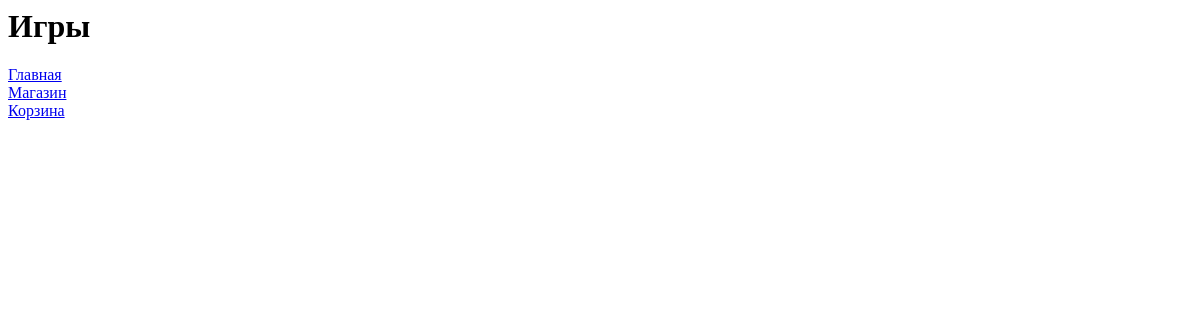
The app's page /platform/games/, older data.
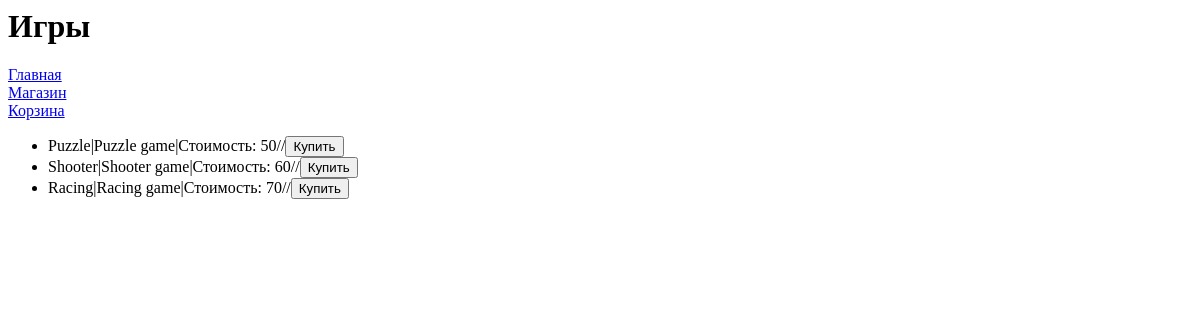
The same page, newer data.
### task1/models.py (models this page shows, shortened)
class Game(models.Model):
    title = models.CharField(max_length=100)
    cost = models.IntegerField()
    size = models.DecimalField(max_digits=10, decimal_places=2)  # Изменено на 10
    description = models.TextField()
    age_limited = models.BooleanField(default=False)
    buyer = models.ManyToManyField(Buyer)

### task1/views.py (the view)
# urls.py: path('platform/games/', games_temp.as_view()),
class games_temp(TemplateView):
    template_name = 'games.html'
    def get_context_data(self, **kwargs):
        games = Game.objects.all()
        context = super().get_context_data(**kwargs)
        context['main_title'] = 'Игры'
        context['main'] = 'Главная'
        context['shop'] = 'Магазин'
        context['cart'] = 'Корзина'
        context['games'] = games
        return context

### templates/games.html (shortened to what this page needs)
{% extends 'menu.html' %}
{% block content %}
<ul>
{% for games in games %}
    <li>{{ games.title }}|{{ games.description }}|Стоимость: {{ games.cost}}//<button>Купить</button></li>
{% endfor %}
</ul>
{% endblock content %}

### templates/menu.html (shortened to what this page needs)
<html lang="en">
<head>
</head>
<body>
{% block pagename %}
<h1>{{ main_title }}</h1>
{% endblock pagename %}
{% block menu %}
<a href="/platform/?">{{ main }}</a><br>
<a href="/platform/games">{{ shop }}</a><br>
<a href="/platform/cart">{{ cart }}</a><br>
{% endblock menu %}
{% block content %}
{% endblock content %}
</body>

Row changes from the older to the newer data that the page shows:
added Game: title "Puzzle", description "Puzzle game", cost "50"
added Game: title "Shooter", description "Shooter game", cost "60"
added Game: title "Racing", description "Racing game", cost "70"
